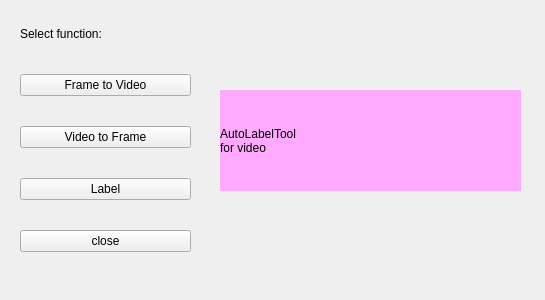
<?xml version="1.0" encoding="UTF-8"?>
<ui version="4.0">
 <class>Start</class>
 <widget class="QWidget" name="Start">
  <property name="geometry">
   <rect>
    <x>0</x>
    <y>0</y>
    <width>545</width>
    <height>300</height>
   </rect>
  </property>
  <property name="windowTitle">
   <string>Form</string>
  </property>
  <widget class="QWidget" name="verticalLayoutWidget">
   <property name="geometry">
    <rect>
     <x>20</x>
     <y>0</y>
     <width>171</width>
     <height>281</height>
    </rect>
   </property>
   <layout class="QVBoxLayout" name="verticalLayout">
    <item>
     <widget class="QLabel" name="label">
      <property name="minimumSize">
       <size>
        <width>0</width>
        <height>20</height>
       </size>
      </property>
      <property name="maximumSize">
       <size>
        <width>16777215</width>
        <height>20</height>
       </size>
      </property>
      <property name="text">
       <string>Select function:</string>
      </property>
     </widget>
    </item>
    <item>
     <widget class="QPushButton" name="Pic2VidButton">
      <property name="text">
       <string>Frame to Video</string>
      </property>
     </widget>
    </item>
    <item>
     <widget class="QPushButton" name="Vid2PicButton">
      <property name="text">
       <string>Video to Frame</string>
      </property>
     </widget>
    </item>
    <item>
     <widget class="QPushButton" name="BBoxLabelImgButton">
      <property name="text">
       <string>Label</string>
      </property>
     </widget>
    </item>
    <item>
     <widget class="QPushButton" name="CloseButton">
      <property name="text">
       <string>close</string>
      </property>
     </widget>
    </item>
   </layout>
  </widget>
  <widget class="QLabel" name="label_2">
   <property name="geometry">
    <rect>
     <x>220</x>
     <y>90</y>
     <width>301</width>
     <height>101</height>
    </rect>
   </property>
   <property name="styleSheet">
    <string notr="true">font: 22pt &quot;Segoe Script&quot;;
background-color: rgb(255, 170, 255);</string>
   </property>
   <property name="text">
    <string>AutoLabelTool 
for video</string>
   </property>
  </widget>
 </widget>
 <resources/>
 <connections/>
</ui>
